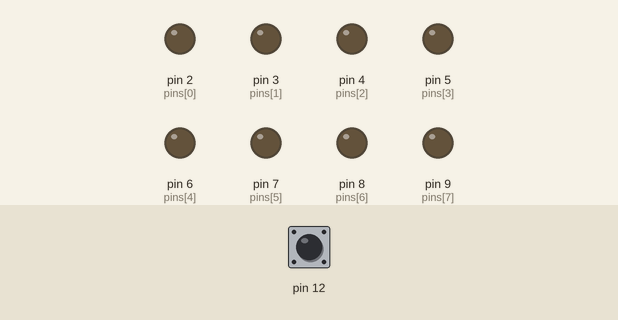
Simulated run of this sketch. Board: Arduino Uno, built with avr-gcc and run on an emulated ATmega328P. On the bench: output pins drawn as LEDs (lit = HIGH). The inputs (shaded band) are chosen by the test bench; at power-on: pin 12 HIGH.

Above: at 1.2 s.
1.3 s: pin 12 driven LOW
At 1.8 s:
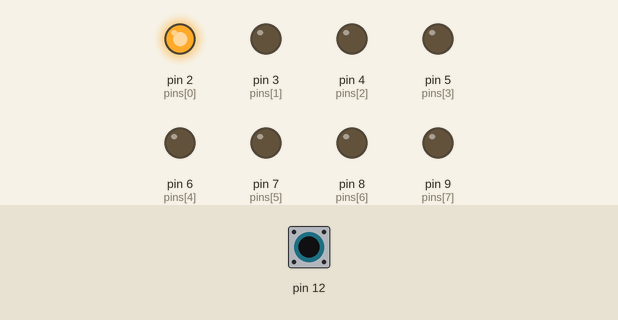
2.8 s: pin 12 pulsed HIGH 5 times (0.12 s each, 0.3 s apart)
At 4.6 s:
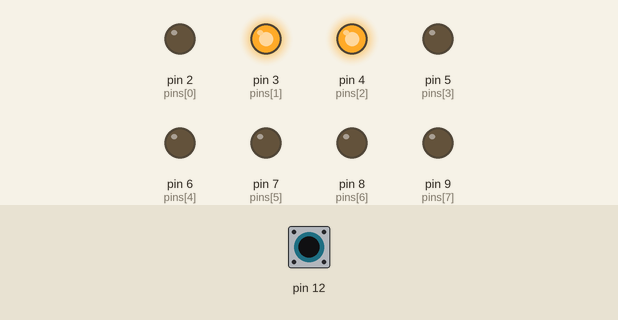
5.8 s: pin 12 pulsed HIGH 2 times (0.12 s each, 0.3 s apart)
At 7.5 s:
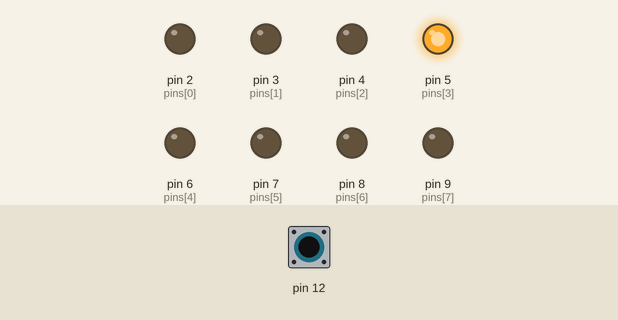
Timing chart, 0 to 9.0 s (numbered marks = the images above; inputs shaded):
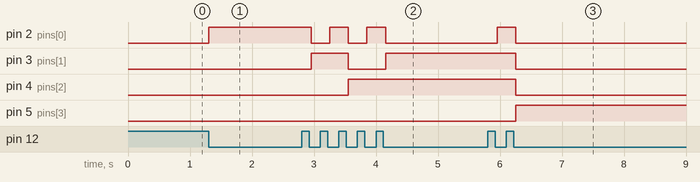

The sketch:

binaryCounterAdd.ino
```cpp
int pins[] = {2,3,4,5,6,7,8,9};
int numberOfPins = 8;
byte count = 0;
int lastMode = HIGH;

void setup(){
  for (int i = 0; i < numberOfPins; i++){
    pinMode(pins[i], OUTPUT);
  }
  pinMode(12, INPUT);
}

void loop(){
  if (digitalRead(12) == LOW) {
     if (lastMode == HIGH){
       count++;
       lastMode = LOW;
     }
  }
  else{
    lastMode = HIGH;
  }

  printByte(count);
  delay(50);
}

void printByte(byte num){
  for (int i = 0; i < numberOfPins; i++){
    if (num & 1 == 1) {
      digitalWrite(pins[i], HIGH);
    }
    else {
      digitalWrite(pins[i], LOW);
    }
    num = num >> 1;
  }
}
```

Measured:
- after the input at 1.3 s, pin 2 (pins[0]): LOW → HIGH at once
- after the input at 2.8 s, pin 2 (pins[0]): alternates HIGH for 0.30 s and LOW for 0.30 s, 5 changes in all, then stays LOW, starting after 0.15 s; pin 3 (pins[1]): LOW → HIGH after 0.15 s, → LOW 0.60 s later, → HIGH 0.60 s later; pin 4 (pins[2]): LOW → HIGH after 0.75 s
- after the input at 5.8 s, pin 2 (pins[0]): LOW → HIGH after 0.16 s, → LOW 0.30 s later; pin 3 (pins[1]), pin 4 (pins[2]): HIGH → LOW after 0.46 s; pin 5 (pins[3]): LOW → HIGH after 0.46 s
